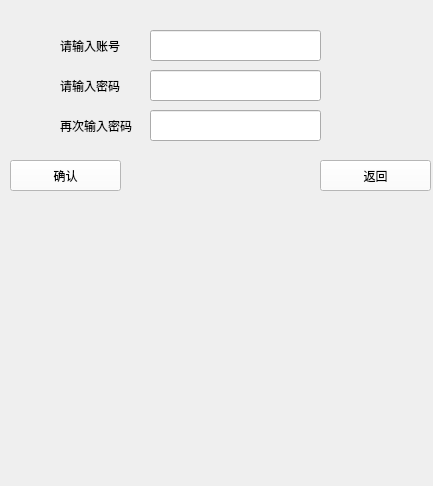
<?xml version="1.0" encoding="UTF-8"?>
<ui version="4.0">
 <class>signup</class>
 <widget class="QWidget" name="signup">
  <property name="geometry">
   <rect>
    <x>0</x>
    <y>0</y>
    <width>433</width>
    <height>486</height>
   </rect>
  </property>
  <property name="windowTitle">
   <string>Form</string>
  </property>
  <widget class="QLineEdit" name="accountText">
   <property name="geometry">
    <rect>
     <x>150</x>
     <y>30</y>
     <width>171</width>
     <height>31</height>
    </rect>
   </property>
  </widget>
  <widget class="QLineEdit" name="passwordText">
   <property name="geometry">
    <rect>
     <x>150</x>
     <y>70</y>
     <width>171</width>
     <height>31</height>
    </rect>
   </property>
  </widget>
  <widget class="QLineEdit" name="againText">
   <property name="geometry">
    <rect>
     <x>150</x>
     <y>110</y>
     <width>171</width>
     <height>31</height>
    </rect>
   </property>
  </widget>
  <widget class="QLabel" name="label">
   <property name="geometry">
    <rect>
     <x>60</x>
     <y>30</y>
     <width>81</width>
     <height>31</height>
    </rect>
   </property>
   <property name="text">
    <string>请输入账号</string>
   </property>
  </widget>
  <widget class="QLabel" name="label_2">
   <property name="geometry">
    <rect>
     <x>60</x>
     <y>70</y>
     <width>81</width>
     <height>31</height>
    </rect>
   </property>
   <property name="text">
    <string>请输入密码</string>
   </property>
  </widget>
  <widget class="QLabel" name="label_3">
   <property name="geometry">
    <rect>
     <x>60</x>
     <y>110</y>
     <width>81</width>
     <height>31</height>
    </rect>
   </property>
   <property name="text">
    <string>再次输入密码</string>
   </property>
  </widget>
  <widget class="QPushButton" name="confirmBtn">
   <property name="geometry">
    <rect>
     <x>10</x>
     <y>160</y>
     <width>111</width>
     <height>31</height>
    </rect>
   </property>
   <property name="styleSheet">
    <string notr="true">background-color: rgb(255, 255, 255);</string>
   </property>
   <property name="text">
    <string>确认</string>
   </property>
  </widget>
  <widget class="QPushButton" name="backBtn">
   <property name="geometry">
    <rect>
     <x>320</x>
     <y>160</y>
     <width>111</width>
     <height>31</height>
    </rect>
   </property>
   <property name="styleSheet">
    <string notr="true">background-color: rgb(255, 255, 255);</string>
   </property>
   <property name="text">
    <string>返回</string>
   </property>
  </widget>
 </widget>
 <resources/>
 <connections/>
</ui>
